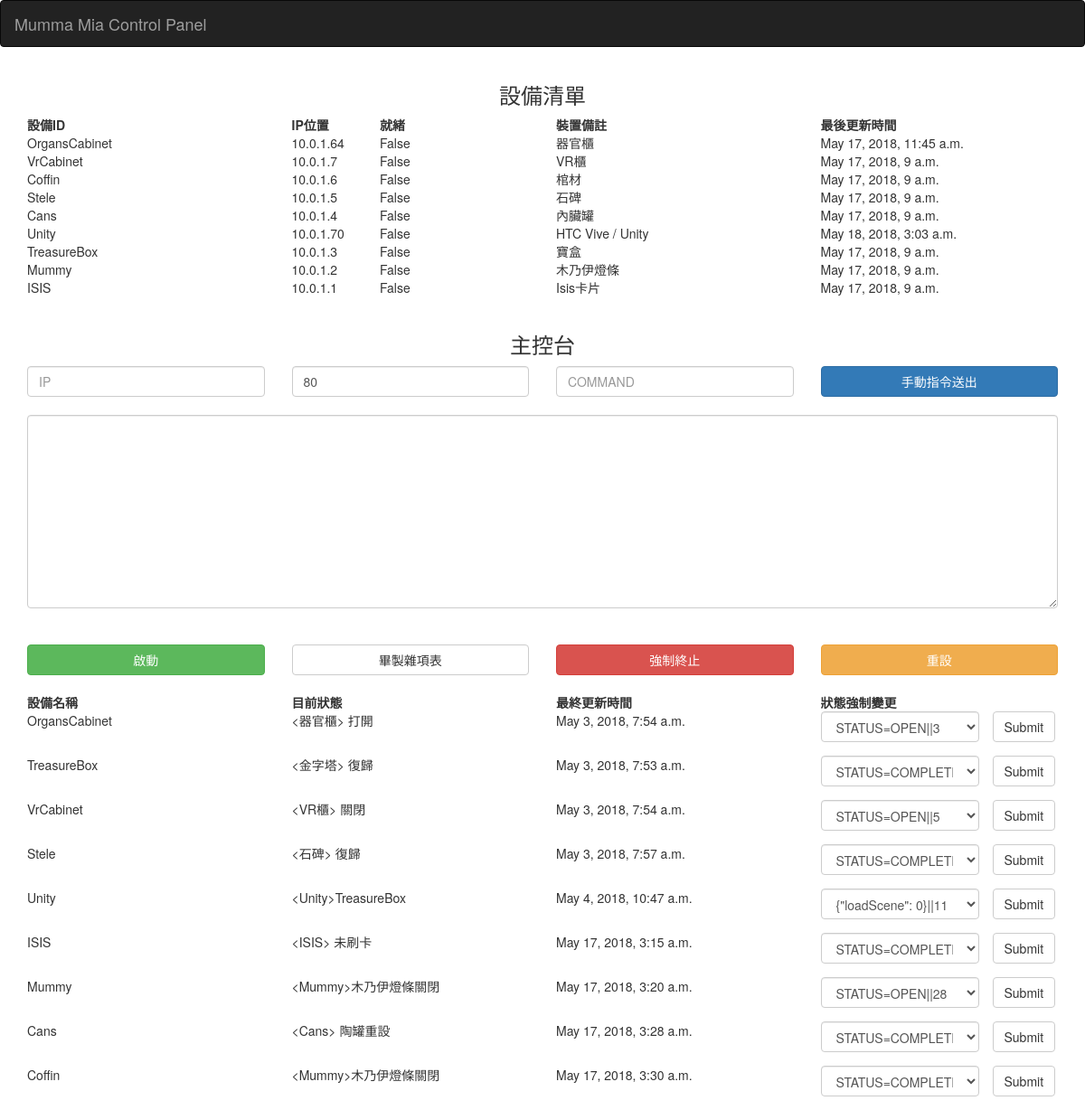
Before: / with the older database file.
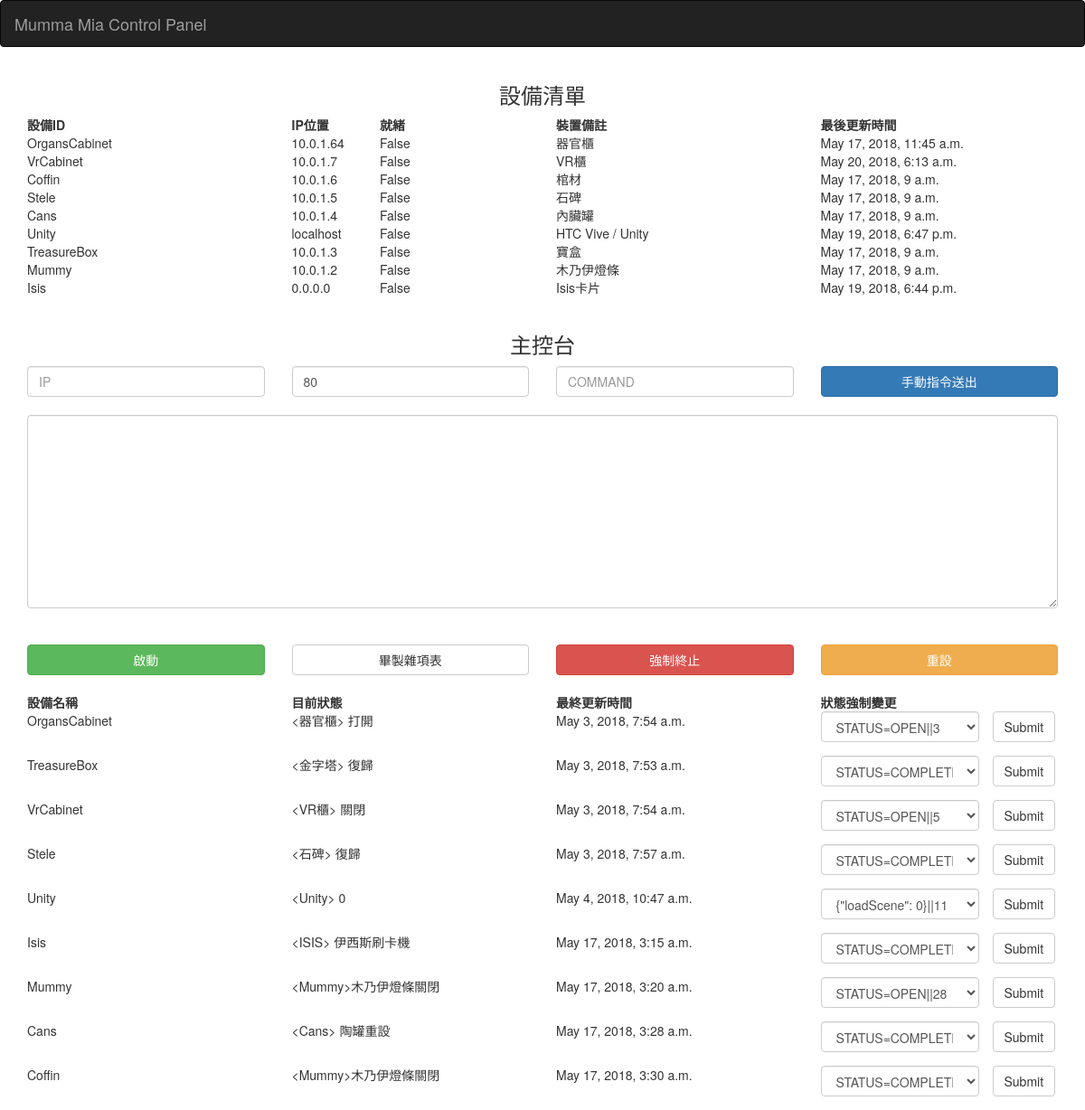
After: the same page with the newer database file.
### heart/models.py (models this page shows, shortened)
class Device(models.Model):
    name = models.CharField(max_length=20)
    ip = models.CharField(max_length=15)
    port = models.CharField(max_length=5, default='80')
    note = models.CharField(max_length=20, null=True)
    standBy = models.BooleanField(default=False)
    created = models.DateTimeField(auto_now_add=True)
    updated = models.DateTimeField(auto_now=True)
    def __str__(self):
        return self.name

class Status(models.Model):
    rank = models.IntegerField()
    device = models.ForeignKey(Device, on_delete=models.CASCADE, null=True)
    command = models.ForeignKey(Command, on_delete=models.CASCADE, null=True)
    flag = models.CharField(default="STAND BY", max_length=50)
    description = models.CharField(max_length=300, null=True)
    updated = models.DateTimeField(auto_now=True)

class Command(models.Model):
    name = models.CharField(max_length=20, null=True)
    device = models.ForeignKey(Device, on_delete=models.CASCADE, null=True)
    command = models.CharField(max_length=120, null=True)
    created = models.DateTimeField(auto_now_add=True)
    updated = models.DateTimeField(auto_now=True)
    def __str__(self):
        return self.name

### heart/views.py (the view)
# urls.py: url(r'^$', control_panel),
def control_panel(request):
    ip = request.POST.get("ip", False)
    port = request.POST.get("port", False)
    command = request.POST.get("command", False)
    devices = Device.objects.all()
    commands = Command.objects.all()
    status = Status.objects.all()
    if ip and port and command:
        print(ip, port, command)
        sendData.delay(
            ip,
            port,
            command
        )
        return render(request, "control_panel.html", {
            "status": "success",
            "devices": devices,
        })
    elif request.GET.get("STATUS", False):
        status_update(request)
        return JsonResponse({"status": "complete"})
    elif request.GET.get("CHECK", False):
        name = request.GET.get("name", False)
        device = Device.objects.filter(name=name)
        device.update(standBy=True)
        device.update(ip=get_client_ip(request))
        return JsonResponse({"status": "complete"})
    else:
        return render(request, "control_panel.html", {
            "devices": devices,
            "commands": commands,
            "statuses": status
        })

### templates/control_panel.html (shortened to what this page needs)
<!DOCTYPE html>
<html>
    <head>
        <link rel="stylesheet" href="https://maxcdn.bootstrapcdn.com/bootstrap/3.3.7/css/bootstrap.min.css">
    </head>
    <body>
        <nav class="navbar navbar-inverse">
            <div class="container-fluid">
                <div class="navbar-header">
                    <a class="navbar-brand" href="#">Mumma Mia Control Panel</a>
                </div>
            </div>
        </nav>
        <div class="container">
            <div class="row">
                <div class="header">
                    <h3>設備清單</h3>
                </div>
                <div class="status">
                    <div style="font-weight: bold;">
                        <div class="col-sm-3">設備ID</div>
                        <div class="col-sm-1">IP位置</div>
                        <div class="col-sm-2">就緒</div>
                        <div class="col-sm-3">裝置備註</div>
                        <div class="col-sm-3">最後更新時間</div>
                    </div>
                    {% for device in devices %}
                        <div class="col-sm-3">{{device.name}}</div>
                        <div class="col-sm-1">{{device.ip}}</div>
                        <div class="col-sm-2">{{device.standBy}}</div>
                        <div class="col-sm-3">{{device.note}}</div>
                        <div class="col-sm-3">{{device.updated}}</div>
                    {% endfor %}
                </div>
            </div>
            <br>
            <div>
                <div class="header">
                    <h3>主控台</h3>
                </div>
                    <div class="row">
                        <div class="col-sm-3">
                            <input type="text" class="form-control" name="ip" required placeholder="IP"id="ip" />
                        </div>
                        <div class="col-sm-3">
                            <input type="text" class="form-control" name="command" placeholder="PORT" value="80" id="port"/>
                        </div>
                        <div class="col-sm-3">
                            <input type="text" class="form-control" name="command" placeholder="COMMAND" id="command"/>
                        </div>
                        <div class="col-sm-3">
                            <button type="submit" id="command-submit" class="btn btn-primary btn-block">手動指令送出</button>
                        </div>
                    </div>
                    <br>
                    <textarea id="chat-log" class="form-control"  rows="10"></textarea><br/>
            </div>
            <br>
            <div class="row">
                <div class="col-sm-3">
                    <button type="submit" class="btn btn-success btn-block">啟動</button>
                </div>
                <div class="col-sm-3">
                    <button  onclick="location.href='https://docs.google.com/spreadsheets/u/1/d/1T7mgMDfjrwEn5unD-eGnVLkolO5ZNYS6Oi5scZ5HQ58/edit#gid=1781385391'" type="submit" class="btn btn-default btn-block">畢製雜項表</button>
                </div>
                <div class="col-sm-3">
                    <button type="submit" class="btn btn-danger btn-block">強制終止</button>
                </div>
                <div class="col-sm-3">
                    <button type="submit" class="btn btn-warning btn-block" onclick="location.href='reset'">重設</button>
                </div>
            </div>
            <br>
            <div class="row">
                <div class="status" style="font-weight: bold;">
                    <div class="col-sm-3">設備名稱</div>
                    <div class="col-sm-3">目前狀態</div>
                    <div class="col-sm-3">最終更新時間</div>
                    <div class="col-sm-3">狀態強制變更</div>
                </div>
                {% for status in statuses %}
                    <form>
                        <div class="col-sm-3">{{status.device}}</div>
                        <div class="col-sm-3" id="{{status.id}}_command">{{status.command}}</div>
                        <div class="col-sm-3" id="{{status.id}}_updated">{{status.updated}}</div>
                        <div class="col-sm-3">
                            <div class="col-sm-8 nopadding">
                                <div class="form-group">
                                    <select class="form-control" name="command" id="changeTarget">
                                        {% for command in commands %}
                                            {% if command.device.id == status.device.id %}
                                                <option>{{command.command}}||{{command.id}}</option>
                                            {% endif %}
                                        {% endfor %}
                                    </select>
                                </div>
                            </div>
                            <div class="col-sm-4">
                                <button onclick="sendBySelect(this)" type="button" class="btn btn-default">Submit</button>
                            </div>
                        </div>
                    </form>
                {% endfor %}
            </div>
        </div>
    </body>
</html>

### templates/control_panel.html (style rules this page uses)
.header { text-align: center; border: 20px 0px; }
.nopadding { padding: 0 !important; margin: 0 !important; }

Changed rows visible on the page:
changed Device "VrCabinet": updated "May 17, 2018, 9 a.m." → "May 20, 2018, 6:13 a.m."
changed Device "Unity": ip "10.0.1.70" → "localhost"; updated "May 18, 2018, 3:03 a.m." → "May 19, 2018, 6:47 p.m."
changed Device "Isis卡片": name "ISIS" → "Isis"; ip "10.0.1.1" → "0.0.0.0"; updated "May 17, 2018, 9 a.m." → "May 19, 2018, 6:44 p.m."
changed Status "Unity": command "<Unity>TreasureBox" → "<Unity> 0"
changed Status: device "ISIS" → "Isis"; command "<ISIS> 未刷卡" → "<ISIS> 伊西斯刷卡機"
